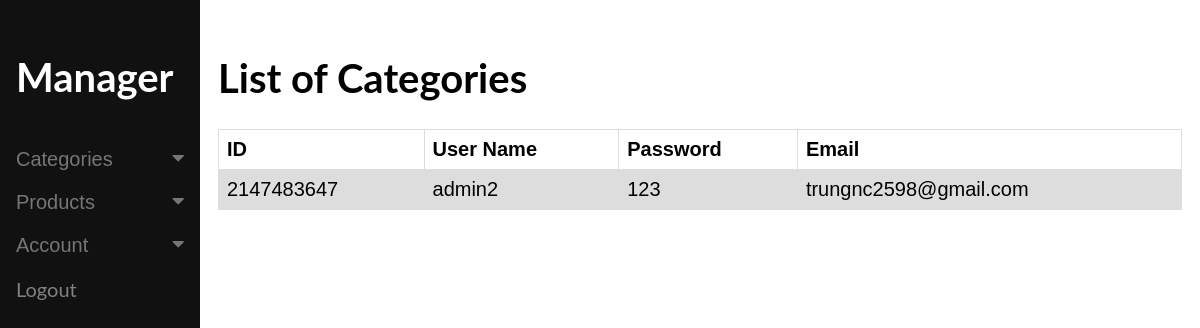
The page /managerAccount.php on the database its author committed.
### tables this page shows
CREATE TABLE `users` (
  `id` int(6) DEFAULT NULL,
  `username` varchar(30) DEFAULT NULL,
  `pass` varchar(30) DEFAULT NULL,
  `email` varchar(50) DEFAULT NULL
);

### managerAccount.php (the view, shortened to what this page needs)
<!DOCTYPE html>
<html>
<head>
<link rel="stylesheet" href="https://cdnjs.cloudflare.com/ajax/libs/font-awesome/4.7.0/css/font-awesome.min.css">
<link rel="stylesheet" href="https://cdnjs.cloudflare.com/ajax/libs/font-awesome/4.7.0/css/font-awesome.min.css">
</head>
<body>
<div class="sidenav">
  <a href="manager.php"><h1 style="color: white;margin-right:15px;">Manager</h1></a>
  <button class="dropdown-btn">Categories
    <i class="fa fa-caret-down"></i>
  </button>
  <button class="dropdown-btn">Products
    <i class="fa fa-caret-down"></i>
  </button>
      <button class="dropdown-btn">Account
    <i class="fa fa-caret-down"></i>
  </button>
  <a href="index.php">Logout</a>
</div>
<div class="main">
  <h1 style="margin-top: 54px;">List of Categories</h1>
  <table>
  <tr>
    <th>ID</th>
    <th>User Name</th>
    <th>Password</th>
    <th>Email</th>
  </tr>
  <?php
                $mysqli = new mysqli("localhost","root","","asmt");
                $query = $mysqli -> query("Select * From users");
                while($rows=$query->fetch_assoc()){
  ?>
  <tr>
    <td><?php echo $rows['id']?></td>
    <td><?php echo $rows['username']?></td>
    <td><?php echo $rows['pass']?></td>
    <td><?php echo $rows['email']?></td>
  </tr>
  <?php
            }
          ?>
</table>
</body>
</html>

### managerAccount.php (style rules this page uses)
body { font-family: "Lato", sans-serif; }
button { background-color: #4CAF50; color: white; padding: 14px 20px; margin: 8px 0; border: none; cursor: pointer; width: 100%; opacity: 0.9; }
.sidenav { height: 100%; width: 200px; position: fixed; z-index: 1; top: 0; left: 0; background-color: #111; overflow-x: hidden; padding-top: 20px; }
.sidenav a, .dropdown-btn { padding: 6px 8px 6px 16px; text-decoration: none; font-size: 20px; color: #818181; display: block; border: none; background: none; width: 100%; text-align: left; cursor: pointer; outline: none; }
.main { margin-left: 200px; font-size: 20px; padding: 0px 10px; }
.fa-caret-down { float: right; padding-right: 8px; }
table { font-family: arial, sans-serif; border-collapse: collapse; width: 100%; }
td, th { border: 1px solid #dddddd; text-align: left; padding: 8px; }
tr:nth-child(even) { background-color: #dddddd; }

### rows shown on the page
users: id "2147483647", username "admin2", pass "123", email "trungnc2598@gmail.com"
